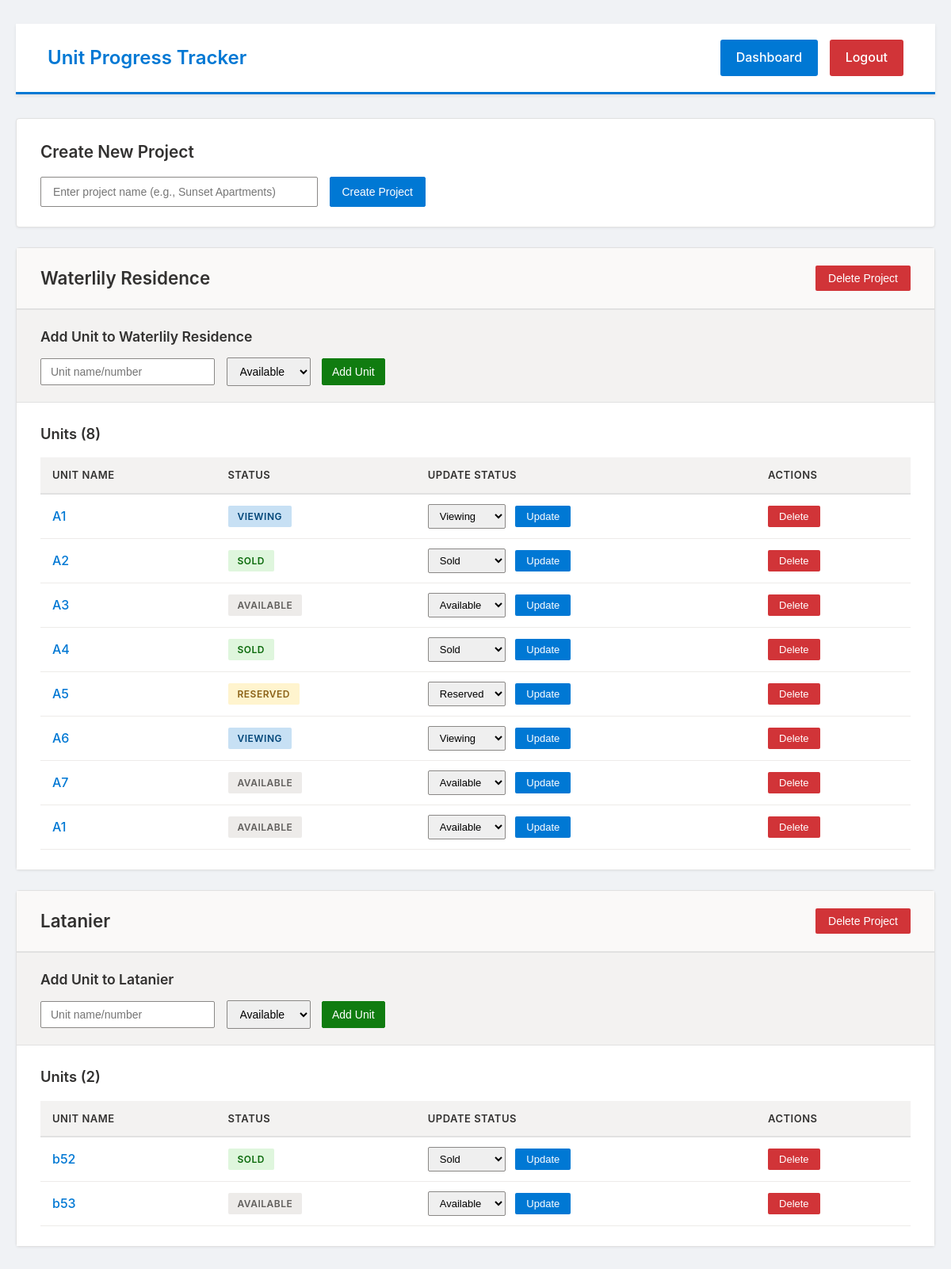
The page / (signed in) on the database as committed earlier.
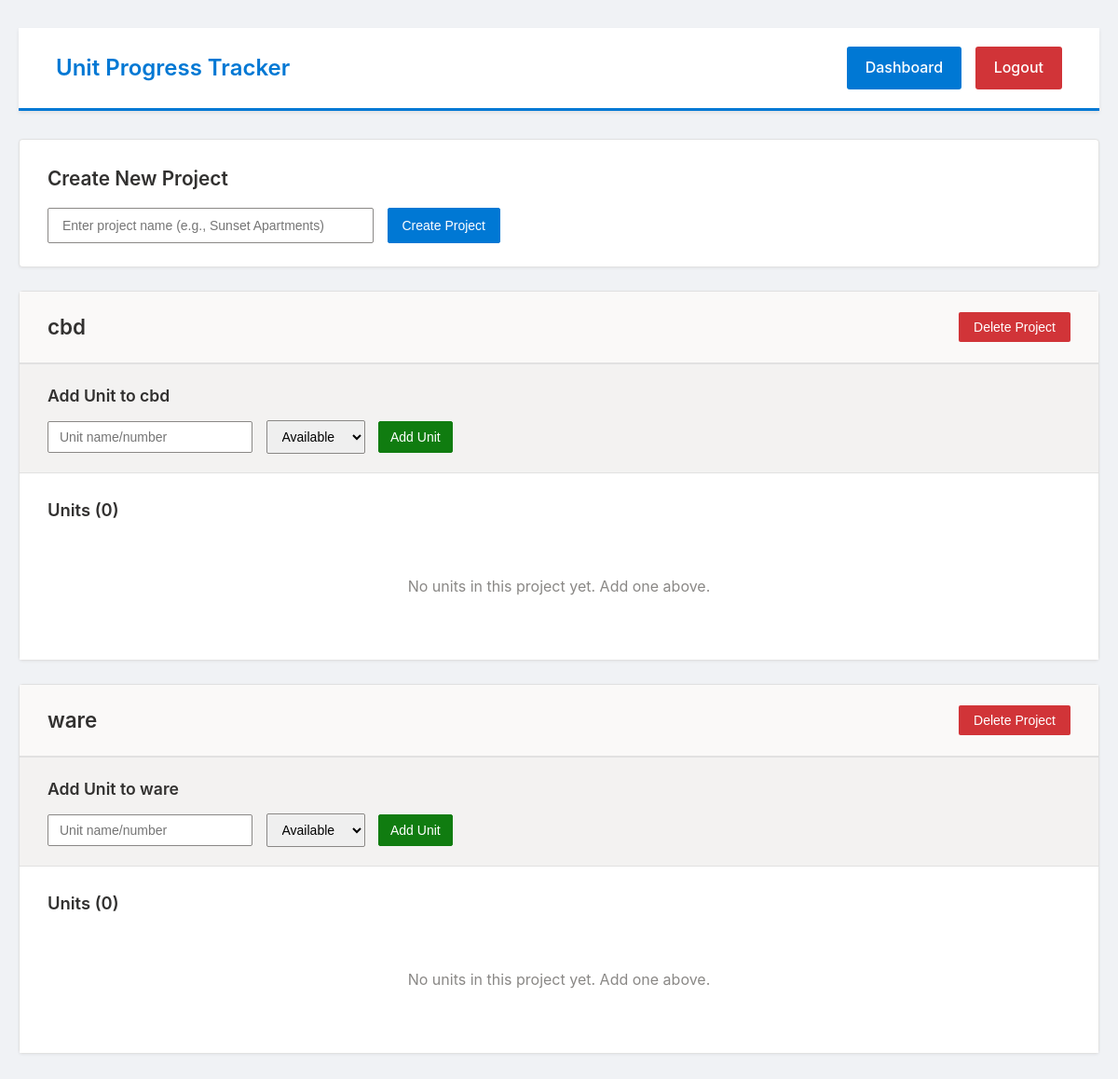
The same page on the database as committed later.
### tables this page shows
CREATE TABLE projects (
            id INTEGER PRIMARY KEY AUTOINCREMENT,
            name TEXT NOT NULL
        );

CREATE TABLE units (
            id INTEGER PRIMARY KEY AUTOINCREMENT,
            project_id INTEGER,
            name TEXT NOT NULL,
            status TEXT NOT NULL,
            size_sqm REAL,
            bedrooms INTEGER,
            bathrooms INTEGER,
            floor_number TEXT,
            selling_price TEXT,
            buyer_name TEXT,
            buyer_phone TEXT,
            buyer_email TEXT,
            sale_price TEXT,
            notes TEXT,
            FOREIGN KEY (project_id) REFERENCES projects (id)
        );

### app.py (the view)
@app.route('/')
def home():
    conn = get_db()
    projects_data = conn.execute('SELECT * FROM projects').fetchall()
    projects = []
    for project in projects_data:
        units_data = conn.execute(
            'SELECT * FROM units WHERE project_id = ?',
            (project['id'],)
        ).fetchall()
        units = [{'name': u['name'], 'status': u['status'], 'id': u['id']}
                for u in units_data]
        projects.append({
            'id': project['id'],
            'name': project['name'],
            'units': units
        })
    conn.close()
    return render_template('index.html', projects=projects)

### app.py (called while the page is built)
def get_db():
    conn = sqlite3.connect('tracker.db')
    conn.row_factory = sqlite3.Row  # This lets us access columns by name
    return conn

@app.before_request
def require_login():
    allowed_routes = ['login', 'static']
    if request.endpoint not in allowed_routes and 'logged_in' not in session:
        return redirect(url_for('login'))

### templates/index.html (shortened to what this page needs)
<!DOCTYPE html>
<html>
<head>
    <link rel="stylesheet" href="{{ url_for('static', filename='css/style.css') }}">
</head>
<body>
    <div class="container">
        <div class="top-nav">
            <div class="logo">Unit Progress Tracker</div>
            <div class="nav-buttons">
                <a href="/dashboard">Dashboard</a>
                <a href="/logout" class="logout-btn">Logout</a>
            </div>
        </div>
        <div class="add-project-section">
            <h2>Create New Project</h2>
            <form method="POST" action="/add_project">
                <input type="text" name="project_name" placeholder="Enter project name (e.g., Sunset Apartments)" required>
                <button type="submit">Create Project</button>
            </form>
        </div>
        {% if projects %}
            {% for project in projects %}
            <div class="project-card">
                <div class="project-header">
                    <h2>{{ project.name }}</h2>
                    <form method="POST" action="/delete_project/{{ project.id }}" style="display: inline;" onsubmit="return confirm('Delete entire project and all units?');">
                        <button type="submit" class="delete-project-btn">Delete Project</button>
                    </form>
                </div>
                <div class="add-unit-form">
                    <h3>Add Unit to {{ project.name }}</h3>
                    <form method="POST" action="/add_unit/{{ project.id }}">
                        <input type="text" name="unit_name" placeholder="Unit name/number" required>
                        <select name="status">
                            <option value="Available">Available</option>
                        </select>
                        <button type="submit">Add Unit</button>
                    </form>
                </div>
                <div class="units-section">
                    <h3>Units ({{ project.units|length }})</h3>
                    {% if project.units %}
                    <table>
                        <thead>
                            <tr>
                                <th>Unit Name</th>
                                <th>Status</th>
                                <th>Update Status</th>
                                <th>Actions</th>
                            </tr>
                        </thead>
                        <tbody>
                            {% for unit in project.units %}
                            <tr>
                                <td>
                                    <a href="/unit/{{ unit.id }}" class="unit-link">{{ unit.name }}</a>
                                </td>
                                <td>
                                    <span class="status-badge status-{{ unit.status|lower }}">{{ unit.status }}</span>
                                </td>
                                <td>
                                    <form method="POST" action="/update/{{ project.id }}/{{ unit.id }}" class="update-form" style="display:inline;">
                                        <select name="new_status">
                                            <option value="Available" {% if unit.status == 'Available' %}selected{% endif %}>Available</option>
                                            <option value="Viewing" {% if unit.status == 'Viewing' %}selected{% endif %}>Viewing</option>
                                            <option value="Reserved" {% if unit.status == 'Reserved' %}selected{% endif %}>Reserved</option>
                                            <option value="Sold" {% if unit.status == 'Sold' %}selected{% endif %}>Sold</option>
                                        </select>
                                        <button type="submit" class="update-btn">Update</button>
                                    </form>
                                </td>
                                <td>
                                    <form method="POST" action="/delete_unit/{{ unit.id }}" style="display:inline;" onsubmit="return confirm('Delete this unit?');">
                                        <button type="submit" class="delete-btn">Delete</button>
                                    </form>
                                </td>
                            </tr>
                            {% endfor %}
                        </tbody>
                    </table>
                    {% else %}
                    <div class="empty-state">
                        <p>No units in this project yet. Add one above.</p>
                    </div>
                    {% endif %}
                </div>
            </div>
            {% endfor %}
        {% endif %}
    </div>
</body>
</html>

### static/css/style.css (style rules this page uses)
* { margin: 0; padding: 0; box-sizing: border-box; }
body { font-family: -apple-system, BlinkMacSystemFont, 'Segoe UI', 'Roboto', 'Helvetica Neue', Arial, sans-serif; background: #f0f2f5; color: #333; line-height: 1.6; }
.container { max-width: 1400px; margin: 0 auto; padding: 30px 20px; }
.top-nav { background: #ffffff; padding: 20px 40px; margin-bottom: 30px; border-bottom: 3px solid #0078d4; display: flex; justify-content: space-between; align-items: center; box-shadow: 0 2px 4px rgba(0,0,0,0.08); }
.logo { font-size: 1.5em; font-weight: 600; color: #0078d4; }
.nav-buttons a { background: #0078d4; color: white; padding: 10px 20px; text-decoration: none; border-radius: 3px; font-weight: 500; margin-left: 10px; display: inline-block; transition: background 0.2s ease; }
.logout-btn { background: #d13438 !important; }
.add-project-section { background: #ffffff; padding: 25px 30px; margin-bottom: 25px; border: 1px solid #e1e1e1; border-radius: 4px; box-shadow: 0 1px 3px rgba(0,0,0,0.06); }
.add-project-section h2 { color: #323130; margin-bottom: 15px; font-size: 1.3em; font-weight: 600; }
.add-project-section input, .add-project-section button { padding: 10px 15px; border: 1px solid #8a8886; border-radius: 2px; font-size: 14px; margin-right: 10px; }
.add-project-section input { width: 350px; }
.add-project-section button { background: #0078d4; color: white; border: 1px solid #0078d4; font-weight: 500; cursor: pointer; }
.project-card { background: #ffffff; padding: 0; margin-bottom: 25px; border: 1px solid #e1e1e1; border-radius: 4px; box-shadow: 0 1px 3px rgba(0,0,0,0.06); }
.project-header { background: #faf9f8; padding: 20px 30px; border-bottom: 2px solid #e1e1e1; display: flex; justify-content: space-between; align-items: center; }
.project-header h2 { color: #323130; font-size: 1.4em; font-weight: 600; }
.delete-project-btn { background: #d13438; color: white; padding: 8px 16px; border: none; border-radius: 2px; cursor: pointer; font-weight: 500; font-size: 14px; }
.add-unit-form { background: #f3f2f1; padding: 20px 30px; border-bottom: 1px solid #e1e1e1; }
.add-unit-form h3 { color: #323130; margin-bottom: 12px; font-size: 1.1em; font-weight: 600; }
.add-unit-form input, .add-unit-form select, .add-unit-form button { padding: 8px 12px; border: 1px solid #8a8886; border-radius: 2px; margin-right: 10px; font-size: 14px; }
.add-unit-form input { width: 220px; }
.add-unit-form button { background: #107c10; color: white; border: 1px solid #107c10; font-weight: 500; cursor: pointer; }
.units-section { padding: 25px 30px; background: white; }
.units-section h3 { color: #323130; margin-bottom: 15px; font-size: 1.15em; font-weight: 600; }
.empty-state { text-align: center; padding: 40px 20px; color: #8a8886; }

Rows that differ between the two databases and show on the page:
removed projects: name "Waterlily Residence", units|length "8"
removed units: name "A1", status "VIEWING", new_status "Viewing", shown under "Waterlily Residence"
removed units: name "A2", status "SOLD", new_status "Sold", shown under "Waterlily Residence"
removed units: name "A3", status "AVAILABLE", new_status "Available", shown under "Waterlily Residence"
removed units: name "A4", status "SOLD", new_status "Sold", shown under "Waterlily Residence"
removed units: name "A5", status "RESERVED", new_status "Reserved", shown under "Waterlily Residence"
removed units: name "A6", status "VIEWING", new_status "Viewing", shown under "Waterlily Residence"
removed units: name "A7", status "AVAILABLE", new_status "Available", shown under "Waterlily Residence"
removed units: name "A1", status "AVAILABLE", new_status "Available", shown under "Waterlily Residence"
removed projects: name "Latanier", units|length "2"
removed units: name "b52", status "SOLD", new_status "Sold", shown under "Latanier"
removed units: name "b53", status "AVAILABLE", new_status "Available", shown under "Latanier"
added projects: name "cbd", units|length "0", shows "No units in this project yet. Add one above."
added projects: name "ware", units|length "0", shows "No units in this project yet. Add one above."
